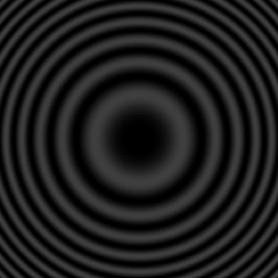
#> input picture get_data/img_1.jpg, 278 x 278 px, found by its file name
$ python test_plt.py
#> lines starting #> are read from the running program, lines starting #| are printed output that depends on the picture
#> further down, img is the input picture: PIL image 278x278 RGB; min 0, max 68, mean 30.6
import numpy as np
import matplotlib.pyplot as plt
from PIL import Image

def get_color_channels(img):
    img = img.copy()
    channels_num = len(img.shape)
#> channels_num = 3
    result = []

    channels = np.split(img, channels_num, axis=2)
#> channels = 3 items
    for i in channels:
        result.append(i.sum(axis=2))
#> this loop made 3 passes
#> after the loop, result = 3 items
    return result

# 读取图像，转为numpy数组，显示
img = Image.open('get_data/img_1.jpg')
# img = Image.open('get_data/grey_UNE_avatar.jpg')
img = np.array(img)
# plt.imshow(img)
# plt.colorbar()
# plt.show()

# 变为灰度图
R, G, B, = get_color_channels(img)
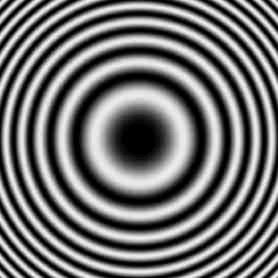
#> R: shape (278, 278) uint64; min 0, max 68, mean 30.6; drawn with min black and max white
L = R * 299 / 1000 + G * 587 / 1000 + B * 114 / 1000
#中心
ct = np.array(L.shape)/2
#> ct = [139, 139]
#> `# print(L)`:
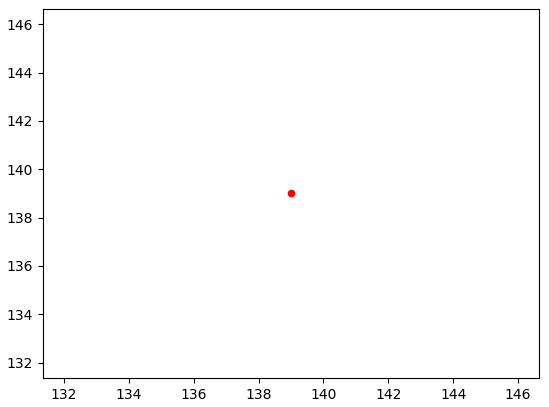
#> figure drawn by matplotlib, 1 panel
plt.scatter(int(ct[0]), int(ct[1]), color='r',s=20)

# [6 lines of commented-out code are left out]
